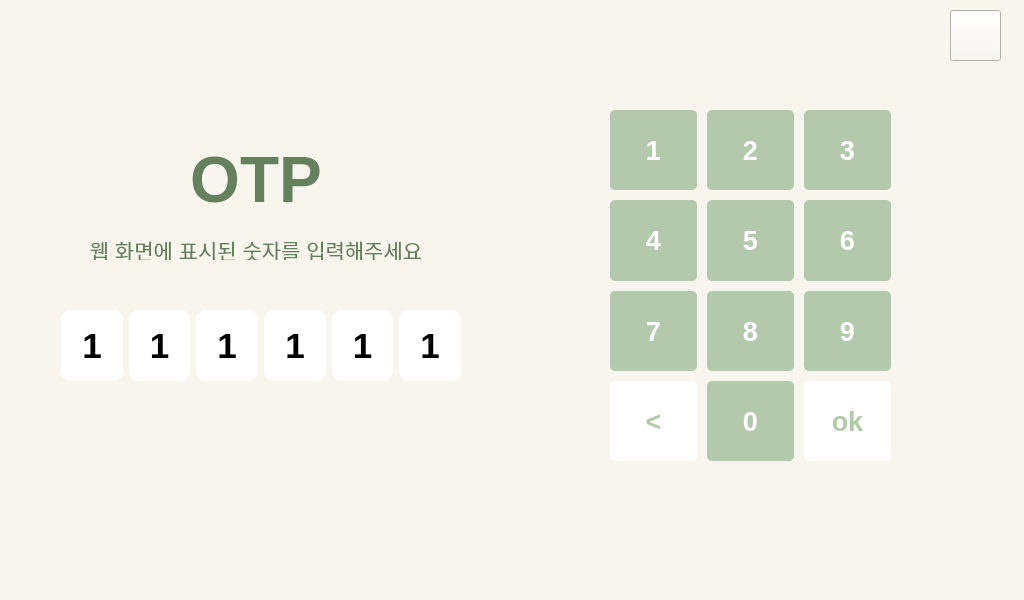
<?xml version="1.0" encoding="UTF-8"?>
<ui version="4.0">
 <class>Form</class>
 <widget class="QWidget" name="Form">
  <property name="geometry">
   <rect>
    <x>0</x>
    <y>0</y>
    <width>1024</width>
    <height>600</height>
   </rect>
  </property>
  <property name="windowTitle">
   <string>Form</string>
  </property>
  <property name="styleSheet">
   <string notr="true">background-color: rgb(248, 245, 238);</string>
  </property>
  <widget class="QLabel" name="label_otp">
   <property name="geometry">
    <rect>
     <x>156</x>
     <y>140</y>
     <width>200</width>
     <height>80</height>
    </rect>
   </property>
   <property name="font">
    <font>
     <pointsize>48</pointsize>
     <bold>true</bold>
    </font>
   </property>
   <property name="styleSheet">
    <string notr="true">background-color: rgba(255, 237, 216,0);
color: rgb(101, 128, 93);</string>
   </property>
   <property name="text">
    <string>OTP</string>
   </property>
   <property name="alignment">
    <set>Qt::AlignCenter</set>
   </property>
  </widget>
  <widget class="QPushButton" name="button_back">
   <property name="geometry">
    <rect>
     <x>950</x>
     <y>10</y>
     <width>51</width>
     <height>51</height>
    </rect>
   </property>
   <property name="font">
    <font>
     <pointsize>22</pointsize>
     <bold>true</bold>
    </font>
   </property>
   <property name="styleSheet">
    <string notr="true">background-color: rgb(248, 245, 238);
color: rgb(85, 170, 127);
border-image: url(:/icon/img/home.svg);</string>
   </property>
   <property name="text">
    <string/>
   </property>
  </widget>
  <widget class="QLabel" name="logo_label">
   <property name="geometry">
    <rect>
     <x>20</x>
     <y>20</y>
     <width>121</width>
     <height>31</height>
    </rect>
   </property>
   <property name="font">
    <font>
     <family>Palace Script MT</family>
     <pointsize>26</pointsize>
     <italic>true</italic>
    </font>
   </property>
   <property name="styleSheet">
    <string notr="true">image: url(:/logo/img/ＯＴＰ＿ｐｌａｎｔｉｎｕｍ.png);</string>
   </property>
   <property name="text">
    <string/>
   </property>
   <property name="alignment">
    <set>Qt::AlignCenter</set>
   </property>
  </widget>
  <widget class="QLabel" name="label_2">
   <property name="geometry">
    <rect>
     <x>16</x>
     <y>240</y>
     <width>480</width>
     <height>20</height>
    </rect>
   </property>
   <property name="font">
    <font>
     <pointsize>16</pointsize>
     <bold>false</bold>
    </font>
   </property>
   <property name="styleSheet">
    <string notr="true">color: rgb(101, 128, 93);</string>
   </property>
   <property name="text">
    <string>웹 화면에 표시된 숫자를 입력해주세요</string>
   </property>
   <property name="alignment">
    <set>Qt::AlignCenter</set>
   </property>
  </widget>
  <widget class="QWidget" name="layoutWidget">
   <property name="geometry">
    <rect>
     <x>60</x>
     <y>310</y>
     <width>401</width>
     <height>71</height>
    </rect>
   </property>
   <layout class="QGridLayout" name="gridLayout">
    <property name="sizeConstraint">
     <enum>QLayout::SetNoConstraint</enum>
    </property>
    <property name="leftMargin">
     <number>1</number>
    </property>
    <property name="verticalSpacing">
     <number>9</number>
    </property>
    <item row="0" column="3">
     <widget class="QLabel" name="number_3">
      <property name="sizePolicy">
       <sizepolicy hsizetype="Expanding" vsizetype="Expanding">
        <horstretch>0</horstretch>
        <verstretch>0</verstretch>
       </sizepolicy>
      </property>
      <property name="font">
       <font>
        <pointsize>26</pointsize>
        <bold>true</bold>
       </font>
      </property>
      <property name="styleSheet">
       <string notr="true">background-color : white;
border-radius: 10px;
</string>
      </property>
      <property name="text">
       <string>1</string>
      </property>
      <property name="alignment">
       <set>Qt::AlignCenter</set>
      </property>
     </widget>
    </item>
    <item row="0" column="5">
     <widget class="QLabel" name="number_5">
      <property name="sizePolicy">
       <sizepolicy hsizetype="Expanding" vsizetype="Expanding">
        <horstretch>0</horstretch>
        <verstretch>0</verstretch>
       </sizepolicy>
      </property>
      <property name="font">
       <font>
        <pointsize>26</pointsize>
        <bold>true</bold>
       </font>
      </property>
      <property name="styleSheet">
       <string notr="true">background-color : white;
border-radius: 10px;
</string>
      </property>
      <property name="text">
       <string>1</string>
      </property>
      <property name="alignment">
       <set>Qt::AlignCenter</set>
      </property>
     </widget>
    </item>
    <item row="0" column="4">
     <widget class="QLabel" name="number_4">
      <property name="sizePolicy">
       <sizepolicy hsizetype="Expanding" vsizetype="Expanding">
        <horstretch>0</horstretch>
        <verstretch>0</verstretch>
       </sizepolicy>
      </property>
      <property name="font">
       <font>
        <pointsize>26</pointsize>
        <bold>true</bold>
       </font>
      </property>
      <property name="styleSheet">
       <string notr="true">background-color : white;
border-radius: 10px;
</string>
      </property>
      <property name="text">
       <string>1</string>
      </property>
      <property name="alignment">
       <set>Qt::AlignCenter</set>
      </property>
     </widget>
    </item>
    <item row="0" column="0">
     <widget class="QLabel" name="number_1">
      <property name="sizePolicy">
       <sizepolicy hsizetype="Expanding" vsizetype="Expanding">
        <horstretch>0</horstretch>
        <verstretch>0</verstretch>
       </sizepolicy>
      </property>
      <property name="font">
       <font>
        <pointsize>26</pointsize>
        <bold>true</bold>
       </font>
      </property>
      <property name="styleSheet">
       <string notr="true">background-color : white;
border-radius: 10px;
</string>
      </property>
      <property name="text">
       <string>1</string>
      </property>
      <property name="alignment">
       <set>Qt::AlignCenter</set>
      </property>
     </widget>
    </item>
    <item row="0" column="2">
     <widget class="QLabel" name="number_2">
      <property name="sizePolicy">
       <sizepolicy hsizetype="Expanding" vsizetype="Expanding">
        <horstretch>0</horstretch>
        <verstretch>0</verstretch>
       </sizepolicy>
      </property>
      <property name="font">
       <font>
        <pointsize>26</pointsize>
        <bold>true</bold>
       </font>
      </property>
      <property name="styleSheet">
       <string notr="true">background-color : white;
border-radius: 10px;
</string>
      </property>
      <property name="text">
       <string>1</string>
      </property>
      <property name="alignment">
       <set>Qt::AlignCenter</set>
      </property>
     </widget>
    </item>
    <item row="0" column="6">
     <widget class="QLabel" name="number_6">
      <property name="sizePolicy">
       <sizepolicy hsizetype="Expanding" vsizetype="Expanding">
        <horstretch>0</horstretch>
        <verstretch>0</verstretch>
       </sizepolicy>
      </property>
      <property name="font">
       <font>
        <pointsize>26</pointsize>
        <bold>true</bold>
       </font>
      </property>
      <property name="styleSheet">
       <string notr="true">background-color : white;
border-radius: 10px;
</string>
      </property>
      <property name="text">
       <string>1</string>
      </property>
      <property name="alignment">
       <set>Qt::AlignCenter</set>
      </property>
     </widget>
    </item>
   </layout>
  </widget>
  <widget class="QWidget" name="layoutWidget1">
   <property name="geometry">
    <rect>
     <x>600</x>
     <y>100</y>
     <width>301</width>
     <height>371</height>
    </rect>
   </property>
   <layout class="QGridLayout" name="gridLayout_2" rowstretch="1,1,1,1" rowminimumheight="0,0,0,0">
    <property name="sizeConstraint">
     <enum>QLayout::SetNoConstraint</enum>
    </property>
    <property name="leftMargin">
     <number>10</number>
    </property>
    <property name="topMargin">
     <number>10</number>
    </property>
    <property name="rightMargin">
     <number>10</number>
    </property>
    <property name="bottomMargin">
     <number>10</number>
    </property>
    <property name="spacing">
     <number>10</number>
    </property>
    <item row="0" column="2">
     <widget class="QPushButton" name="pad_3">
      <property name="sizePolicy">
       <sizepolicy hsizetype="Expanding" vsizetype="Expanding">
        <horstretch>0</horstretch>
        <verstretch>0</verstretch>
       </sizepolicy>
      </property>
      <property name="font">
       <font>
        <pointsize>20</pointsize>
        <bold>true</bold>
       </font>
      </property>
      <property name="styleSheet">
       <string notr="true">background-color: rgb(178, 201, 171);
color: rgb(255,255,255);
border-radius:5px;</string>
      </property>
      <property name="text">
       <string>3</string>
      </property>
     </widget>
    </item>
    <item row="0" column="0">
     <widget class="QPushButton" name="pad_1">
      <property name="enabled">
       <bool>true</bool>
      </property>
      <property name="sizePolicy">
       <sizepolicy hsizetype="Expanding" vsizetype="Expanding">
        <horstretch>0</horstretch>
        <verstretch>0</verstretch>
       </sizepolicy>
      </property>
      <property name="font">
       <font>
        <pointsize>20</pointsize>
        <bold>true</bold>
       </font>
      </property>
      <property name="styleSheet">
       <string notr="true">background-color: rgb(178, 201, 171);
color: rgb(255,255,255);
border-radius:5px;</string>
      </property>
      <property name="text">
       <string>1</string>
      </property>
     </widget>
    </item>
    <item row="2" column="0">
     <widget class="QPushButton" name="pad_7">
      <property name="sizePolicy">
       <sizepolicy hsizetype="Expanding" vsizetype="Expanding">
        <horstretch>0</horstretch>
        <verstretch>0</verstretch>
       </sizepolicy>
      </property>
      <property name="font">
       <font>
        <pointsize>20</pointsize>
        <bold>true</bold>
       </font>
      </property>
      <property name="styleSheet">
       <string notr="true">background-color: rgb(178, 201, 171);
color: rgb(255,255,255);
border-radius:5px;</string>
      </property>
      <property name="text">
       <string>7</string>
      </property>
     </widget>
    </item>
    <item row="2" column="1">
     <widget class="QPushButton" name="pad_8">
      <property name="sizePolicy">
       <sizepolicy hsizetype="Expanding" vsizetype="Expanding">
        <horstretch>0</horstretch>
        <verstretch>0</verstretch>
       </sizepolicy>
      </property>
      <property name="font">
       <font>
        <pointsize>20</pointsize>
        <bold>true</bold>
       </font>
      </property>
      <property name="styleSheet">
       <string notr="true">background-color: rgb(178, 201, 171);
color: rgb(255,255,255);
border-radius:5px;</string>
      </property>
      <property name="text">
       <string>8</string>
      </property>
     </widget>
    </item>
    <item row="3" column="2">
     <widget class="QPushButton" name="pad_ok">
      <property name="sizePolicy">
       <sizepolicy hsizetype="Expanding" vsizetype="Expanding">
        <horstretch>0</horstretch>
        <verstretch>0</verstretch>
       </sizepolicy>
      </property>
      <property name="font">
       <font>
        <pointsize>20</pointsize>
        <bold>true</bold>
       </font>
      </property>
      <property name="styleSheet">
       <string notr="true">background-color: rgb(255,255,255);
color: rgb(178, 201, 171);
border-radius:5px;</string>
      </property>
      <property name="text">
       <string>ok</string>
      </property>
     </widget>
    </item>
    <item row="1" column="2">
     <widget class="QPushButton" name="pad_6">
      <property name="sizePolicy">
       <sizepolicy hsizetype="Expanding" vsizetype="Expanding">
        <horstretch>0</horstretch>
        <verstretch>0</verstretch>
       </sizepolicy>
      </property>
      <property name="font">
       <font>
        <pointsize>20</pointsize>
        <bold>true</bold>
       </font>
      </property>
      <property name="styleSheet">
       <string notr="true">background-color: rgb(178, 201, 171);
color: rgb(255,255,255);
border-radius:5px;</string>
      </property>
      <property name="text">
       <string>6</string>
      </property>
     </widget>
    </item>
    <item row="3" column="1">
     <widget class="QPushButton" name="pad_0">
      <property name="sizePolicy">
       <sizepolicy hsizetype="Expanding" vsizetype="Expanding">
        <horstretch>0</horstretch>
        <verstretch>0</verstretch>
       </sizepolicy>
      </property>
      <property name="font">
       <font>
        <pointsize>20</pointsize>
        <bold>true</bold>
       </font>
      </property>
      <property name="styleSheet">
       <string notr="true">background-color: rgb(178, 201, 171);
color: rgb(255,255,255);
border-radius:5px;</string>
      </property>
      <property name="text">
       <string>0</string>
      </property>
     </widget>
    </item>
    <item row="0" column="1">
     <widget class="QPushButton" name="pad_2">
      <property name="sizePolicy">
       <sizepolicy hsizetype="Expanding" vsizetype="Expanding">
        <horstretch>0</horstretch>
        <verstretch>0</verstretch>
       </sizepolicy>
      </property>
      <property name="font">
       <font>
        <pointsize>20</pointsize>
        <bold>true</bold>
       </font>
      </property>
      <property name="styleSheet">
       <string notr="true">background-color: rgb(178, 201, 171);
color: rgb(255,255,255);
border-radius:5px;</string>
      </property>
      <property name="text">
       <string>2</string>
      </property>
     </widget>
    </item>
    <item row="2" column="2">
     <widget class="QPushButton" name="pad_9">
      <property name="sizePolicy">
       <sizepolicy hsizetype="Expanding" vsizetype="Expanding">
        <horstretch>0</horstretch>
        <verstretch>0</verstretch>
       </sizepolicy>
      </property>
      <property name="font">
       <font>
        <pointsize>20</pointsize>
        <bold>true</bold>
       </font>
      </property>
      <property name="styleSheet">
       <string notr="true">background-color: rgb(178, 201, 171);
color: rgb(255,255,255);
border-radius:5px;</string>
      </property>
      <property name="text">
       <string>9</string>
      </property>
     </widget>
    </item>
    <item row="1" column="0">
     <widget class="QPushButton" name="pad_4">
      <property name="sizePolicy">
       <sizepolicy hsizetype="Expanding" vsizetype="Expanding">
        <horstretch>0</horstretch>
        <verstretch>0</verstretch>
       </sizepolicy>
      </property>
      <property name="font">
       <font>
        <pointsize>20</pointsize>
        <bold>true</bold>
       </font>
      </property>
      <property name="styleSheet">
       <string notr="true">background-color: rgb(178, 201, 171);
color: rgb(255,255,255);
border-radius:5px;</string>
      </property>
      <property name="text">
       <string>4</string>
      </property>
     </widget>
    </item>
    <item row="3" column="0">
     <widget class="QPushButton" name="pad_back">
      <property name="sizePolicy">
       <sizepolicy hsizetype="Expanding" vsizetype="Expanding">
        <horstretch>0</horstretch>
        <verstretch>0</verstretch>
       </sizepolicy>
      </property>
      <property name="font">
       <font>
        <pointsize>20</pointsize>
        <bold>true</bold>
       </font>
      </property>
      <property name="styleSheet">
       <string notr="true">background-color: rgb(255,255,255);
color: rgb(178, 201, 171);
border-radius:5px;</string>
      </property>
      <property name="text">
       <string>&lt;</string>
      </property>
     </widget>
    </item>
    <item row="1" column="1">
     <widget class="QPushButton" name="pad_5">
      <property name="sizePolicy">
       <sizepolicy hsizetype="Expanding" vsizetype="Expanding">
        <horstretch>0</horstretch>
        <verstretch>0</verstretch>
       </sizepolicy>
      </property>
      <property name="font">
       <font>
        <pointsize>20</pointsize>
        <bold>true</bold>
       </font>
      </property>
      <property name="styleSheet">
       <string notr="true">background-color: rgb(178, 201, 171);
color: rgb(255,255,255);
border-radius:5px;</string>
      </property>
      <property name="text">
       <string>5</string>
      </property>
     </widget>
    </item>
   </layout>
  </widget>
 </widget>
 <resources>
  <include location="myres.qrc"/>
 </resources>
 <connections>
  <connection>
   <sender>button_back</sender>
   <signal>clicked()</signal>
   <receiver>Form</receiver>
   <slot>back_entry()</slot>
   <hints>
    <hint type="sourcelabel">
     <x>950</x>
     <y>40</y>
    </hint>
    <hint type="destinationlabel">
     <x>662</x>
     <y>41</y>
    </hint>
   </hints>
  </connection>
  <connection>
   <sender>pad_ok</sender>
   <signal>clicked()</signal>
   <receiver>Form</receiver>
   <slot>check_otp()</slot>
   <hints>
    <hint type="sourcelabel">
     <x>882</x>
     <y>361</y>
    </hint>
    <hint type="destinationlabel">
     <x>924</x>
     <y>395</y>
    </hint>
   </hints>
  </connection>
  <connection>
   <sender>pad_back</sender>
   <signal>clicked()</signal>
   <receiver>Form</receiver>
   <slot>click_pad()</slot>
   <hints>
    <hint type="sourcelabel">
     <x>630</x>
     <y>374</y>
    </hint>
    <hint type="destinationlabel">
     <x>548</x>
     <y>372</y>
    </hint>
   </hints>
  </connection>
  <connection>
   <sender>pad_1</sender>
   <signal>clicked()</signal>
   <receiver>Form</receiver>
   <slot>click_pad()</slot>
   <hints>
    <hint type="sourcelabel">
     <x>627</x>
     <y>99</y>
    </hint>
    <hint type="destinationlabel">
     <x>537</x>
     <y>101</y>
    </hint>
   </hints>
  </connection>
  <connection>
   <sender>pad_2</sender>
   <signal>clicked()</signal>
   <receiver>Form</receiver>
   <slot>click_pad()</slot>
   <hints>
    <hint type="sourcelabel">
     <x>756</x>
     <y>96</y>
    </hint>
    <hint type="destinationlabel">
     <x>756</x>
     <y>53</y>
    </hint>
   </hints>
  </connection>
  <connection>
   <sender>pad_3</sender>
   <signal>clicked()</signal>
   <receiver>Form</receiver>
   <slot>click_pad()</slot>
   <hints>
    <hint type="sourcelabel">
     <x>888</x>
     <y>106</y>
    </hint>
    <hint type="destinationlabel">
     <x>938</x>
     <y>105</y>
    </hint>
   </hints>
  </connection>
  <connection>
   <sender>pad_4</sender>
   <signal>clicked()</signal>
   <receiver>Form</receiver>
   <slot>click_pad()</slot>
   <hints>
    <hint type="sourcelabel">
     <x>632</x>
     <y>193</y>
    </hint>
    <hint type="destinationlabel">
     <x>588</x>
     <y>189</y>
    </hint>
   </hints>
  </connection>
  <connection>
   <sender>pad_5</sender>
   <signal>clicked()</signal>
   <receiver>Form</receiver>
   <slot>click_pad()</slot>
   <hints>
    <hint type="sourcelabel">
     <x>762</x>
     <y>188</y>
    </hint>
    <hint type="destinationlabel">
     <x>576</x>
     <y>258</y>
    </hint>
   </hints>
  </connection>
  <connection>
   <sender>pad_6</sender>
   <signal>clicked()</signal>
   <receiver>Form</receiver>
   <slot>click_pad()</slot>
   <hints>
    <hint type="sourcelabel">
     <x>876</x>
     <y>181</y>
    </hint>
    <hint type="destinationlabel">
     <x>953</x>
     <y>185</y>
    </hint>
   </hints>
  </connection>
  <connection>
   <sender>pad_7</sender>
   <signal>clicked()</signal>
   <receiver>Form</receiver>
   <slot>click_pad()</slot>
   <hints>
    <hint type="sourcelabel">
     <x>628</x>
     <y>289</y>
    </hint>
    <hint type="destinationlabel">
     <x>578</x>
     <y>295</y>
    </hint>
   </hints>
  </connection>
  <connection>
   <sender>pad_9</sender>
   <signal>clicked()</signal>
   <receiver>Form</receiver>
   <slot>click_pad()</slot>
   <hints>
    <hint type="sourcelabel">
     <x>886</x>
     <y>306</y>
    </hint>
    <hint type="destinationlabel">
     <x>941</x>
     <y>310</y>
    </hint>
   </hints>
  </connection>
  <connection>
   <sender>pad_8</sender>
   <signal>clicked()</signal>
   <receiver>Form</receiver>
   <slot>click_pad()</slot>
   <hints>
    <hint type="sourcelabel">
     <x>723</x>
     <y>321</y>
    </hint>
    <hint type="destinationlabel">
     <x>513</x>
     <y>329</y>
    </hint>
   </hints>
  </connection>
  <connection>
   <sender>pad_0</sender>
   <signal>clicked()</signal>
   <receiver>Form</receiver>
   <slot>click_pad()</slot>
   <hints>
    <hint type="sourcelabel">
     <x>729</x>
     <y>413</y>
    </hint>
    <hint type="destinationlabel">
     <x>594</x>
     <y>482</y>
    </hint>
   </hints>
  </connection>
 </connections>
 <slots>
  <slot>check_otp()</slot>
  <slot>back_entry()</slot>
  <slot>click_pad()</slot>
 </slots>
</ui>
